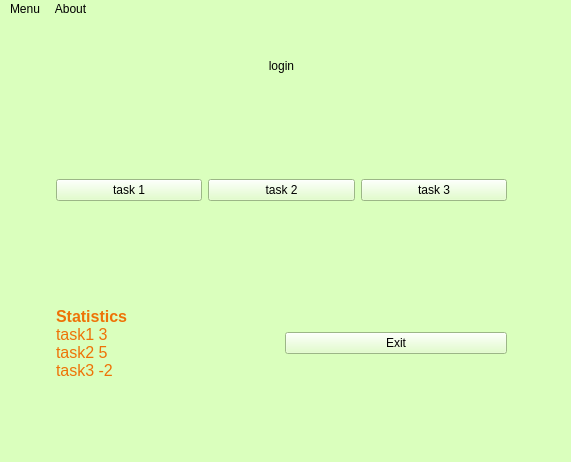
<?xml version="1.0" encoding="UTF-8"?>
<ui version="4.0">
 <class>MainWindow</class>
 <widget class="QMainWindow" name="MainWindow">
  <property name="geometry">
   <rect>
    <x>0</x>
    <y>0</y>
    <width>571</width>
    <height>462</height>
   </rect>
  </property>
  <property name="font">
   <font>
    <family>Segoe UI Black</family>
    <pointsize>16</pointsize>
    <weight>10</weight>
    <italic>false</italic>
    <bold>false</bold>
   </font>
  </property>
  <property name="windowTitle">
   <string>MainWindow</string>
  </property>
  <property name="styleSheet">
   <string notr="true">background-color: rgb(218, 255, 189);
font: 87 16pt &quot;Segoe UI Black&quot;;</string>
  </property>
  <widget class="QWidget" name="centralwidget">
   <widget class="QWidget" name="">
    <property name="geometry">
     <rect>
      <x>56</x>
      <y>40</y>
      <width>451</width>
      <height>321</height>
     </rect>
    </property>
    <layout class="QVBoxLayout" name="verticalLayout">
     <item>
      <widget class="QLabel" name="label_log">
       <property name="text">
        <string>login</string>
       </property>
       <property name="alignment">
        <set>Qt::AlignCenter</set>
       </property>
      </widget>
     </item>
     <item>
      <spacer name="verticalSpacer">
       <property name="orientation">
        <enum>Qt::Vertical</enum>
       </property>
       <property name="sizeHint" stdset="0">
        <size>
         <width>20</width>
         <height>40</height>
        </size>
       </property>
      </spacer>
     </item>
     <item>
      <layout class="QHBoxLayout" name="horizontalLayout">
       <item>
        <widget class="QPushButton" name="pushButton_1">
         <property name="text">
          <string>task 1</string>
         </property>
        </widget>
       </item>
       <item>
        <widget class="QPushButton" name="pushButton_2">
         <property name="text">
          <string>task 2</string>
         </property>
        </widget>
       </item>
       <item>
        <widget class="QPushButton" name="pushButton_3">
         <property name="text">
          <string>task 3</string>
         </property>
        </widget>
       </item>
      </layout>
     </item>
     <item>
      <spacer name="verticalSpacer_2">
       <property name="orientation">
        <enum>Qt::Vertical</enum>
       </property>
       <property name="sizeHint" stdset="0">
        <size>
         <width>20</width>
         <height>40</height>
        </size>
       </property>
      </spacer>
     </item>
     <item>
      <layout class="QHBoxLayout" name="horizontalLayout_2">
       <item>
        <widget class="QLabel" name="label_stat">
         <property name="text">
          <string>&lt;html&gt;&lt;head/&gt;&lt;body&gt;&lt;p&gt;&lt;span style=&quot; font-size:12pt; font-weight:600; color:#ee7206;&quot;&gt;Statistics&lt;br/&gt;&lt;/span&gt;&lt;span style=&quot; font-size:12pt; color:#ee7206;&quot;&gt;task1 3&lt;br/&gt;task2 5&lt;br/&gt;task3 -2&lt;/span&gt;&lt;/p&gt;&lt;/body&gt;&lt;/html&gt;</string>
         </property>
        </widget>
       </item>
       <item>
        <widget class="QPushButton" name="pushButton_exit">
         <property name="text">
          <string>Exit</string>
         </property>
        </widget>
       </item>
      </layout>
     </item>
    </layout>
   </widget>
  </widget>
  <widget class="QMenuBar" name="menubar">
   <property name="geometry">
    <rect>
     <x>0</x>
     <y>0</y>
     <width>571</width>
     <height>36</height>
    </rect>
   </property>
   <widget class="QMenu" name="menuMenu">
    <property name="title">
     <string>Menu</string>
    </property>
    <addaction name="actiontask_1"/>
    <addaction name="actiontask_2"/>
    <addaction name="actiontask_3"/>
    <addaction name="separator"/>
    <addaction name="actionexit"/>
   </widget>
   <widget class="QMenu" name="menuAbout">
    <property name="title">
     <string>About</string>
    </property>
    <addaction name="actionabout"/>
   </widget>
   <addaction name="menuMenu"/>
   <addaction name="menuAbout"/>
  </widget>
  <widget class="QStatusBar" name="statusbar"/>
  <action name="actiontask_1">
   <property name="text">
    <string>task 1</string>
   </property>
  </action>
  <action name="actiontask_2">
   <property name="text">
    <string>task 2</string>
   </property>
  </action>
  <action name="actiontask_3">
   <property name="text">
    <string>task 3</string>
   </property>
  </action>
  <action name="actionexit">
   <property name="text">
    <string>exit</string>
   </property>
  </action>
  <action name="actionabout">
   <property name="text">
    <string>about</string>
   </property>
  </action>
 </widget>
 <resources/>
 <connections/>
</ui>
